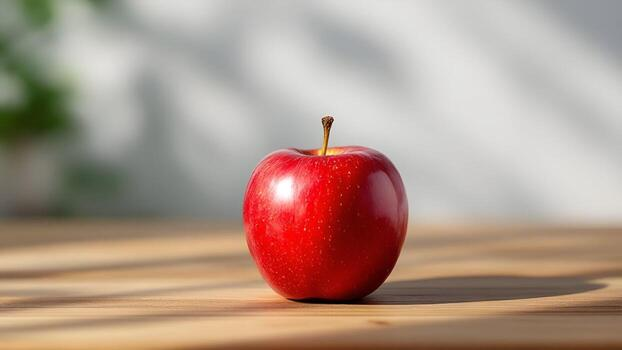
#> input picture Task_7.2/1.jpg, 622 x 350 px
$ python Task_7.2.py
#> lines starting #> are read from the running program, lines starting #| are printed output that depends on the picture; after the words box and inside, x2 and y2 are one past the last pixel; in counts of white or black regions, pixels touching at a corner belong together
import cv2
import matplotlib.pyplot as plt
import numpy as np


img_bgr = cv2.imread("1.jpg")
#> img_bgr is the input picture: shape (350, 622, 3); mean B, G, R 137.9, 151.7, 175.4

if img_bgr is None:
    raise FileNotFoundError("Image file '1.jpg' not found. Please check the path and filename.")

img_rgb = cv2.cvtColor(img_bgr, cv2.COLOR_BGR2RGB)
gray = cv2.cvtColor(img_bgr, cv2.COLOR_BGR2GRAY)
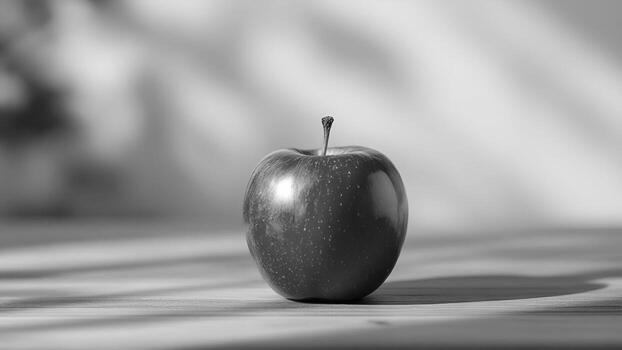
#> gray: shape (350, 622); min 1, max 255, mean 157.2

T = 127  # Threshold value for manual thresholding

_, thresh_binary = cv2.threshold(gray, T, 255, cv2.THRESH_BINARY)
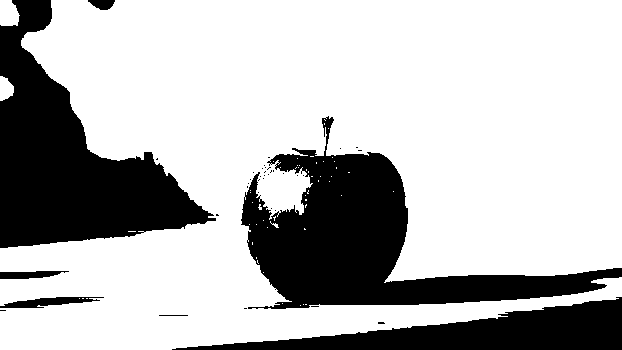
#> thresh_binary: shape (350, 622); 72.3% white; 39 black regions (32 under 20 px), largest, box (x1, y1, x2, y2) and area: (241, 116, 622, 309) 24916, (0, 0, 216, 248) 23494, (172, 297, 622, 350) 10518
_, thresh_binary_inv = cv2.threshold(gray, T, 255, cv2.THRESH_BINARY_INV)
_, thresh_trunc = cv2.threshold(gray, T, 255, cv2.THRESH_TRUNC)
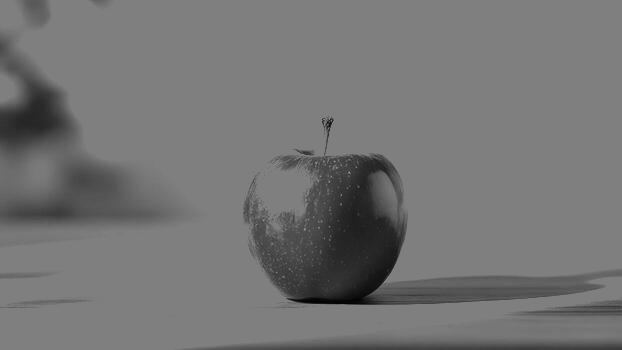
#> thresh_trunc: shape (350, 622); min 1, max 127, mean 116.2
_, thresh_tozero = cv2.threshold(gray, T, 255, cv2.THRESH_TOZERO)
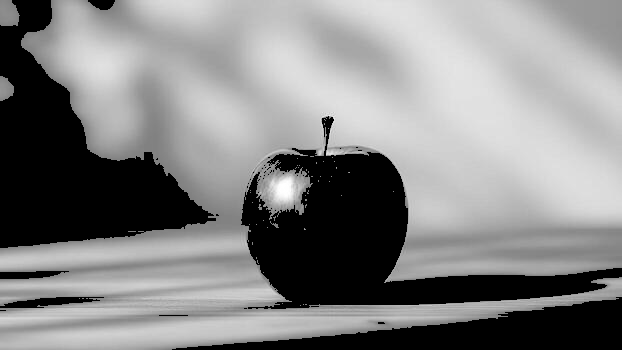
#> thresh_tozero: shape (350, 622); min 0, max 255, mean 132.9
_, thresh_tozero_inv = cv2.threshold(gray, T, 255, cv2.THRESH_TOZERO_INV)
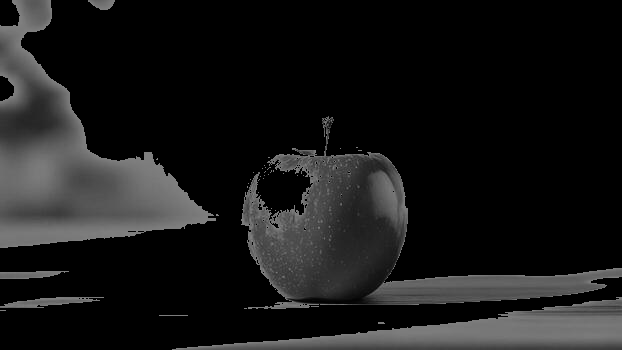
#> thresh_tozero_inv: shape (350, 622); min 0, max 127, mean 24.3


blurred = cv2.GaussianBlur(gray, (5, 5), 0)
otsu_val, thresh_otsu = cv2.threshold(
    blurred, 0, 255, cv2.THRESH_BINARY + cv2.THRESH_OTSU
)
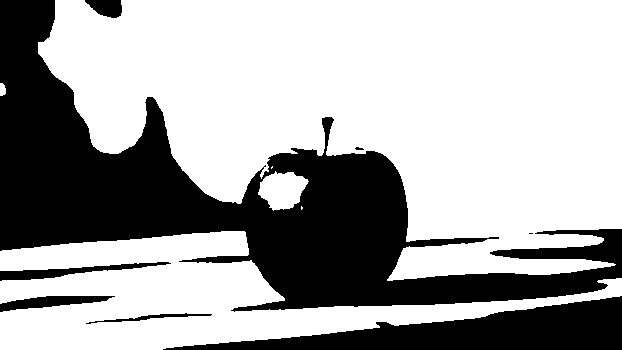
#> thresh_otsu: shape (350, 622); 66.1% white; 8 black regions (2 under 20 px), largest, box (x1, y1, x2, y2) and area: (0, 0, 622, 312) 59450, (163, 296, 622, 350) 11513, (0, 262, 171, 281) 1048, (0, 296, 115, 312) 936, (85, 0, 122, 18) 484, (86, 313, 212, 324) 316
#> otsu_val = 142


thresh_adaptive_gauss = cv2.adaptiveThreshold(
    gray, 255, cv2.ADAPTIVE_THRESH_GAUSSIAN_C, cv2.THRESH_BINARY, 11, 2
)
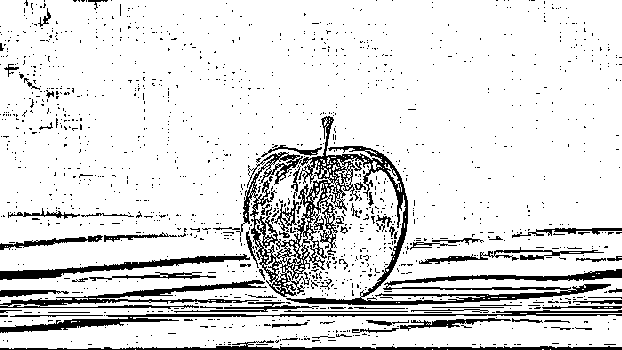
#> thresh_adaptive_gauss: shape (350, 622); 87.1% white; 1372 black regions (1295 under 20 px), largest, box (x1, y1, x2, y2) and area: (236, 116, 622, 305) 9781, (0, 310, 622, 333) 2339, (0, 280, 267, 309) 2031


titles = [
    "1. Original Image",
    f"2. Binary (T={T})",
    f"3. Binary Inverse (T={T})",
    f"4. Truncate (T={T})",
    f"5. To Zero (T={T})",
    f"6. To Zero Inv (T={T})",
    f"7. Otsu's (Auto T={int(otsu_val)})",
    "8. Adaptive Gaussian",
]
#> titles = ['1. Original Image', '2. Binary (T=127)', '3. Binary Inverse (T=127)', '4. Truncate (T=127)', '5. To Zero (T=127)', '6. To Zero Inv (T=127)', "7. Otsu's (Auto T=142)", '8. Adaptive Gaussian']

images = [
    img_rgb,
    thresh_binary,
    thresh_binary_inv,
    thresh_trunc,
    thresh_tozero,
    thresh_tozero_inv,
    thresh_otsu,
    thresh_adaptive_gauss,
]

fig, axes = plt.subplots(2, 4, figsize=(16, 8))

for idx, (ax, im, title) in enumerate(zip(axes.flatten(), images, titles)):
    if idx == 0:
        ax.imshow(im)
    else:
        ax.imshow(im, cmap="gray")
    ax.set_title(title, fontsize=10)
    ax.axis("off")
#> this loop made 8 passes
#> title on passes 1 to 8: '1. Original Image', '2. Binary (T=127)', '3. Binary Inverse (T=127)', '4. Truncate (T=127)', '5. To Zero (T=127)', '6. To Zero Inv (T=127)', "7. Otsu's (Auto T=142)", '8. Adaptive Gaussian'

plt.tight_layout()
plt.savefig("thresholding_comparison_single_window.png", dpi=150)
plt.show()


print(f"Otsu Automatically Found T-Value: {otsu_val:.1f}")
#| Otsu Automatically Found T-Value: 142.0
